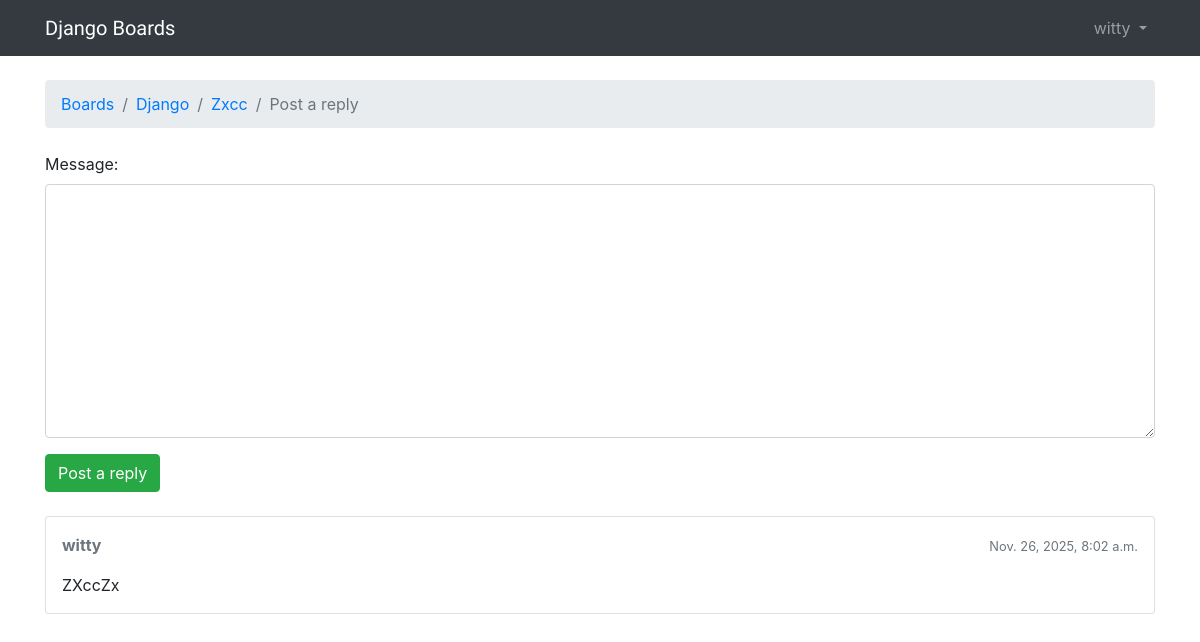
The page /boards/1/topics/10/reply/ (signed in) on the database its author committed.
### board/models.py (models this page shows, shortened)
class Topic(models.Model):
    subject = models.CharField(max_length=255)
    last_updated = models.DateTimeField(auto_now_add=True)
    board = models.ForeignKey(Board, related_name='topics', on_delete=models.CASCADE)
    starter = models.ForeignKey(User, related_name='topics', on_delete=models.CASCADE)
    views = models.PositiveIntegerField(default=0)

class Board(models.Model):
    name = models.CharField(max_length=30, unique=True)
    description = models.CharField(max_length=100)

class Post(models.Model):
    message = models.TextField(max_length=4000)
    topic = models.ForeignKey(Topic, related_name='posts', on_delete=models.CASCADE)
    created_at = models.DateTimeField(auto_now_add=True)
    updated_at = models.DateTimeField(null=True)
    created_by = models.ForeignKey(User, related_name='posts', on_delete=models.CASCADE)
    updated_by = models.ForeignKey(User, null=True, related_name='+', on_delete=models.CASCADE)

### board/views.py (the view)
# urls.py: path( 'boards/<int:pk>/topics/<int:topic_pk>/reply/',reply_topic, name='reply_topic'),
@login_required
def reply_topic(request, pk, topic_pk):
    topic = get_object_or_404(Topic, board__pk=pk, pk=topic_pk)
    if request.method == 'POST':
        form = PostForm(request.POST)
        if form.is_valid():
            post = form.save(commit=False)
            post.topic = topic
            post.created_by = request.user
            post.save()
            return redirect('topic_posts', pk=pk, topic_pk=topic_pk)
    else:
        form = PostForm()
    return render(request, 'reply_topic.html', {'topic': topic, 'form': form})

### board/forms.py
class PostForm(forms.ModelForm):
        class Meta:
            model = Post
            fields = ['message']

### myproj/templates/reply_topic.html (shortened to what this page needs)
{% extends 'base.html' %}
{% load static %}
{% block breadcrumb %}
  <li class="breadcrumb-item"><a href="{% url 'home' %}">Boards</a></li>
  <li class="breadcrumb-item"><a href="{% url 'board_topics' topic.board.pk %}">{{ topic.board.name }}</a></li>
  <li class="breadcrumb-item"><a href="{% url 'topic_posts' topic.board.pk topic.pk %}">{{ topic.subject }}</a></li>
  <li class="breadcrumb-item active">Post a reply</li>
{% endblock %}
{% block content %}
  <form method="post" class="mb-4">
    {% include 'includes/form.html' %}
    <button type="submit" class="btn btn-success">Post a reply</button>
  </form>
  {% for post in topic.posts.all %}
    <div class="card mb-2">
      <div class="card-body p-3">
        <div class="row mb-3">
          <div class="col-6">
            <strong class="text-muted">{{ post.created_by.username }}</strong>
          </div>
          <div class="col-6 text-right">
            <small class="text-muted">{{ post.created_at }}</small>
          </div>
        </div>
        {{ post.message }}
      </div>
    </div>
  {% endfor %}
{% endblock %}

### myproj/templates/base.html (shortened to what this page needs)
{% load static %}<!DOCTYPE html>
<html>
  <head>
    <link rel="stylesheet" href="{% static 'css/bootstrap.min.css' %}">
    <link rel="stylesheet" href="{% static 'css/app.css' %}">
  </head>
  <body>
    {% block body %}
    <nav class="navbar navbar-expand-sm navbar-dark bg-dark">
  <div class="container">
    <a class="navbar-brand" href="{% url 'home' %}">Django Boards</a>
    <div class="collapse navbar-collapse" id="mainMenu">
      {% if user.is_authenticated %}
        <ul class="navbar-nav ml-auto">
          <li class="nav-item dropdown">
            <a class="nav-link dropdown-toggle" href="#" id="userMenu" data-toggle="dropdown" aria-haspopup="true" aria-expanded="false">
              {{ user.username }}
            </a>
          </li>
        </ul>
      {% else %}
        <form class="form-inline ml-auto">
          <a href="{% url 'login' %}" class="btn btn-outline-secondary">Log in</a>
          <a href="{% url 'signup' %}" class="btn btn-primary ml-2">Sign up</a>
        </form>
      {% endif %}
    </div>
  </div>
</nav>
    <div class="container">
      <ol class="breadcrumb my-4">
        {% block breadcrumb %}
        {% endblock %}
      </ol>
      {% block content %}
      {% endblock %}
    </div>
    {% endblock body %}
  </body>
</html>

### myproj/static/css/app.css (style rules this page uses)
.navbar-brand { font-family: 'Peralta', cursive; }

### rows shown on the page
Topic: board.name "Django", subject "Zxcc"
Post: created_by.username "witty", created_at "Nov. 26, 2025, 8:02 a.m.", message "ZXccZx"

### other values the page prints
{{ user.username }} "witty"
{{ field.label_tag }} "Message:"
